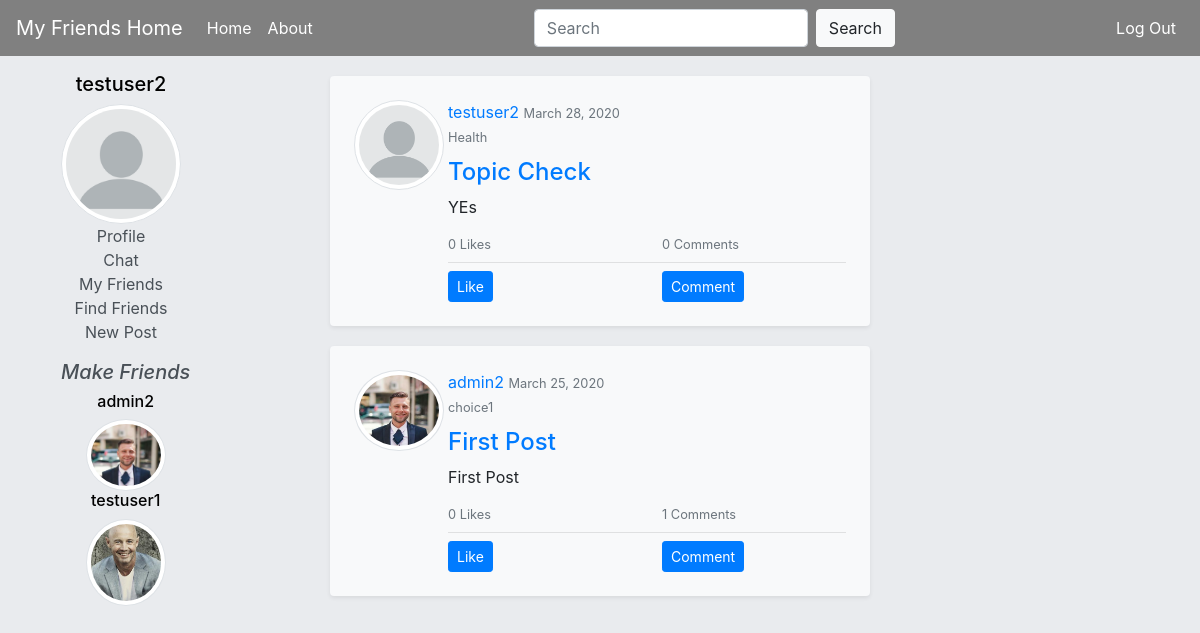
Page / (signed in) on the committed database.
### accounts/models.py (models this page shows, shortened)
class Profile(models.Model):
    user = models.OneToOneField(User, on_delete=models.CASCADE)
    image = models.ImageField(default='default_profile.png', upload_to='', blank=True)
    friends = models.ManyToManyField('Profile', blank=True)

### blog/models.py (models this page shows, shortened)
class Post(models.Model):
    author = models.ForeignKey(User, related_name='posts', on_delete=models.CASCADE)
    title = models.CharField(max_length=200)
    text = models.TextField()
    topic = models.CharField(
        max_length=30,
        choices=(
            ('General', 'General'),
            ('Sports & Fitness', 'Sports & Fitness'),
            ('Health', 'Health'),
            ('Entertainment', 'Entertainment'),
            ('Music', 'Music'),
            ('Education', 'Education'),
            ('Science & Tech', 'Science & Tech'),
            ('Humor', 'Humor'),
            ('Food & Drink', 'Food & Drink'),
            ('Family & Parenting', 'Family & Parenting'),
            ('Style', 'Style'),
            ('Arts', 'Arts'),
            ('Travel', 'Travel'),
            ('Animals', 'Animals'),
        ),
        default='choice1',
    )
    created_date = models.DateTimeField(default=timezone.now)
    likes = models.ManyToManyField(Profile, related_name='likes', blank=True)
    def like_count(self):
        return self.likes.all().count()

### blog/views.py (the view)
# urls.py: path('', views.PostList, name='post_list'),
def PostList(request):
    if request.user.is_authenticated:
        users = Profile.objects.exclude(user=request.user)
    else:
        users = Profile.objects.all()
    posts = Post.objects.all().order_by('-created_date')
    context = {
        'users': users,
        'posts': posts,
        'friends_label': 'Make Friends',
    }
    return render(request, "blog/post_list.html", context)

### blog/templates/blog/post_list.html
{% extends "blog/base.html" %}
{% block content %}
{% load static %}
{% for post in posts %}
<article class="p-4 bg-light rounded shadow-sm post">
    <div class="media">
        <div class="media-left media-top">
            <a href="{% url 'profile_watch' pk=post.author.pk %}">
                <img class="rounded-circle img-thumbnail" src="{{ post.author.profile.image.url }}" alt="" width="90">
            </a>
        </div>
        <div class="media-body ml-1">
            <div class="user-and-date">
                <a href="{% url 'profile_watch' pk=post.author.pk %}">{{ post.author.username }}</a>
                <small class="text-muted">{{ post.created_date|date:"F d, Y" }}</small><br>
                <small class="text-muted">{{ post.topic  }}</small>
            </div>
            <h4 class="media-heading"><a href="{% url 'post_detail' pk=post.pk %}">{{ post.title }}</a></h4>
            <p class="font-italic mb-0">{{ post.text|safe|linebreaksbr }}</p>
            <div class="row small text-muted mt-3 mb-0">
                <div class="col-lg-6 float-left">{{post.like_count}} Likes</div>
                <div class="col-lg-6 float-right">{{ post.comments.count }} Comments</div>
            </div>
            <hr class="my-2">
            {% if user.is_authenticated %}
            <div class="row">
                {% if request.user.profile not in post.likes.all %}
                <div class="col-6">
                    <a type="button" class="btn btn-sm btn-primary" href="{% url 'like_to_post' pk=post.pk %}">Like</a>
                </div>
                {% else %}
                <div class="col-6">
                    <a type="button" class="btn btn-sm btn-primary" href="{% url 'unlike_to_post' pk=post.pk %}">Unlike</a>
                </div>
                {% endif %}
                <div class="col-6">
                    <a type="button" class="btn btn-sm btn-primary" href="{% url 'add_comment_to_post' pk=post.pk %}">Comment</a>
                </div>
            </div>
            {% endif %}
        </div>
    </div>
</article>
{% endfor %}
{% endblock %}

### blog/templates/blog/base.html (shortened to what this page needs)
<!DOCTYPE html>
{% load static %}
<html lang="en">
<head>
    <link rel="stylesheet" href="https://stackpath.bootstrapcdn.com/bootstrap/4.4.1/css/bootstrap.min.css">
    <link rel="stylesheet" href="{% static '/css/blog.css' %}">
    <link rel="stylesheet" href="//cdn.jsdelivr.net/npm/medium-editor@latest/dist/css/medium-editor.min.css" type="text/css" media="screen" charset="utf-8">
</head>
    <body>
    <nav class="navbar navbar-expand-lg navbar-light my-bar-bg">
      <a class="navbar-brand" href="{% url 'post_list' %}">My Friends Home</a>
      <div class="collapse navbar-collapse" id="navbarSupportedContent">
        <ul class="navbar-nav mr-auto">
          <li class="nav-item active">
            <a class="nav-link" href="{% url 'post_list' %}">Home <span class="sr-only">(current)</span></a>
            <li class="nav-item active">
            <a class="nav-link" href="{% url 'about' %}">About</a>
          </li>
        </ul>
       <ul class="navbar-nav mr-auto">
           <li class="nav-item">
               <form class="form-inline my-2 my-lg-0  ml-auto">
                  <input class="form-control mr-sm-2" type="search" placeholder="Search" aria-label="Search">
                  <button class="btn btn-light" type="submit">Search</button>
               </form>
           </li>
       </ul>
        <ul class="navbar-nav">
         {% if user.is_authenticated %}
         <li class="nav-item">
             <a class="nav-link" href="{% url 'logout' %}">Log Out</a>
         </li>
         {% endif %}
         </ul>
      </div>
    </nav>
    <div class="container">
        <div class="row" >
            <div class="col-lg-3 col-sm-12 mt-2 ">
   <nav class="navbar">
          <div class="">
              {% if user.is_authenticated %}
              <a href="{% url 'profile' %}" role="tab" aria-controls="home">
                  <div class="text-center">
                    <h5 style="color: #000000;">{{user.username}}</h5>
                    <img class="rounded-circle img-thumbnail" src="{{ user.profile.image.url }}" alt="" width="120">
                  </div>
              </a>
        <div>
          <ul class="navbar-nav text-center ">
              <a class="list-group-item-action"   href="{% url 'profile' %}" role="tab" aria-controls="home">Profile</a>
              <a class="list-group-item-action"   href="{% url 'chat' %}" role="tab">Chat</a>
              <a class="list-group-item-action"   href="{% url 'friends' %}" role="tab">My Friends</a>
              <a class="list-group-item-action"   href="{% url 'find_friends' %}" role="tab">Find Friends</a>
              <a class="list-group-item-action"   href="{% url 'post_new' %}" role="tab">New Post</a>
            </ul>
            </div>
          </div>
       {% endif %}
        </nav>
   <nav class="navbar">
          <ul class="navbar-nav">
          {% if user.is_authenticated %}
          <div class="list-group" role="tablist">
              <h5 class="text-center font-italic" style="color:#495057;">{{ friends_label }}</h5>
              {% for user_website in users %}
              <a style="color: #000000;" href="{% url 'profile_watch' pk=user_website.user.pk %}" role="tab" aria-controls="home">
                  <div class="text-center">
                    <h6>{{user_website.user.username}}</h6>
                      {% if user_website.image.url != None %}
                    <img class="rounded-circle img-thumbnail" src="{{ user_website.image.url }}" alt="" width="80">
                      {% endif %}
                  </div>
              </a>
              {% endfor %}
          </div>
         {% endif %}
            </ul>
        </nav>
            </div>
            <div class="col-md-6 col-sm-12">
                <div class="blog_posts">
                    {% block content %}
                    {% endblock %}
                </div>
            </div>
            <div class="col-lg-3 col-sm-12 mt-3">
            </div>
        </div>
    </div>
</body>
</html>

### blog/static/css/blog.css (style rules this page uses)
body { background-color: #E9EBEE; }
.post { margin-top: 20px; }
.user-and-date { margin-bottom: 10px; }
.my-bar-bg { background-color: #808080; }
.nav-link { color: white !important; }
.navbar-brand { color: white !important; }

### rows in the picture
Profile: user.username "admin2", shows a picture
Profile: user.username "testuser1", shows a picture
Post: author.profile.image (placeholder picture), author.username "testuser2", created_date "March 28, 2020", topic "Health", title "Topic Check", text "YEs", like_count "0", comments.count "0", shows "Like"
Post: shows a picture, author.username "admin2", created_date "March 25, 2020", topic "choice1", title "First Post", text "First Post", like_count "0", comments.count "1", shows "Like"

### other values in the picture
{{ user.username }} "testuser2"
{{ friends_label }} "Make Friends"
